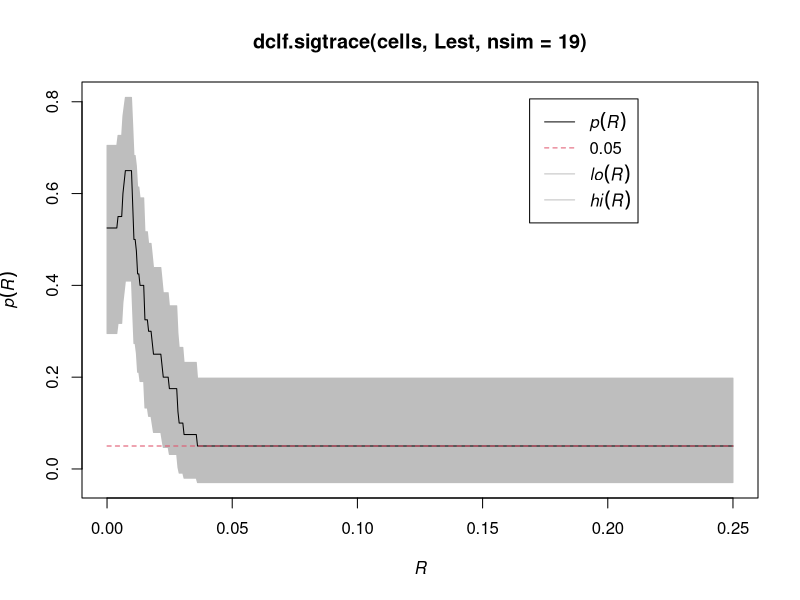

Reproduce this figure in R.
library(spatstat)


### Name: dclf.sigtrace
### Title: Significance Trace of Cressie-Loosmore-Ford or Maximum Absolute
###   Deviation Test
### Aliases: dclf.sigtrace mad.sigtrace mctest.sigtrace
### Keywords: spatial htest

### ** Examples

  plot(dclf.sigtrace(cells, Lest, nsim=19))
